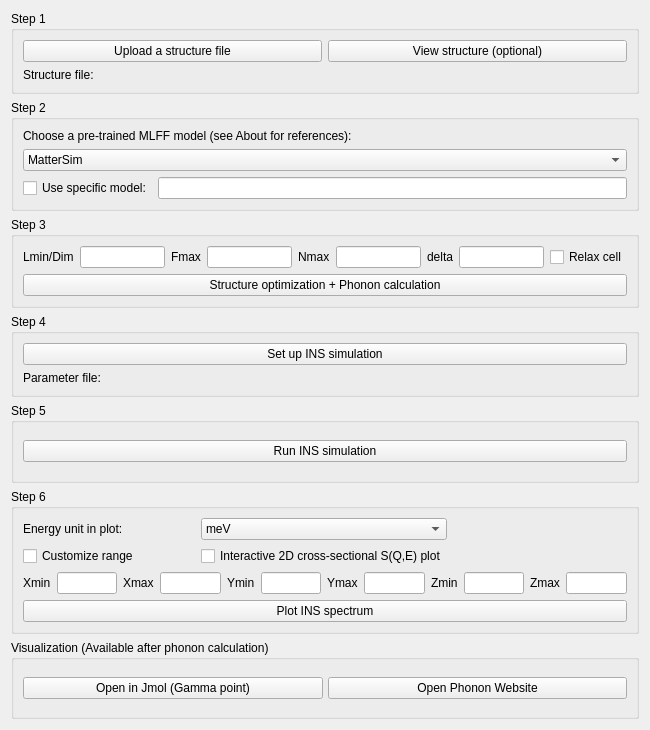
          <widget class="QWidget" name="scrollAreaWidgetContents_4">
           <property name="geometry">
            <rect>
             <x>0</x>
             <y>0</y>
             <width>650</width>
             <height>730</height>
            </rect>
           </property>
           <layout class="QVBoxLayout" name="verticalLayout_21">
            <item>
             <widget class="QGroupBox" name="groupBox_5">
              <property name="title">
               <string>Step 1</string>
              </property>
              <layout class="QVBoxLayout" name="verticalLayout_11">
               <item>
                <layout class="QHBoxLayout" name="horizontalLayout_6">
                 <item>
                  <widget class="QPushButton" name="pushButton_upload_structure_mlff">
                   <property name="sizePolicy">
                    <sizepolicy hsizetype="Minimum" vsizetype="Fixed">
                     <horstretch>0</horstretch>
                     <verstretch>0</verstretch>
                    </sizepolicy>
                   </property>
                   <property name="text">
                    <string>Upload a structure file</string>
                   </property>
                  </widget>
                 </item>
                 <item>
                  <widget class="QPushButton" name="pushButton_view_struc_mlff">
                   <property name="text">
                    <string>View structure (optional)</string>
                   </property>
                  </widget>
                 </item>
                </layout>
               </item>
               <item>
                <widget class="QLabel" name="label_structure_mlff">
                 <property name="text">
                  <string>Structure file:                                                                             </string>
                 </property>
                </widget>
               </item>
              </layout>
             </widget>
            </item>
            <item>
             <widget class="QGroupBox" name="groupBox_6">
              <property name="enabled">
               <bool>true</bool>
              </property>
              <property name="title">
               <string>Step 2</string>
              </property>
              <layout class="QVBoxLayout" name="verticalLayout_12">
               <item>
                <widget class="QLabel" name="label_30">
                 <property name="text">
                  <string>Choose a pre-trained MLFF model (see About for references):</string>
                 </property>
                </widget>
               </item>
               <item>
                <widget class="QComboBox" name="comboBox_mlff_model">
                 <item>
                  <property name="text">
                   <string>MatterSim</string>
                  </property>
                 </item>
                 <item>
                  <property name="text">
                   <string>SevenNet</string>
                  </property>
                 </item>
                </widget>
               </item>
               <item>
                <layout class="QHBoxLayout" name="horizontalLayout_2">
                 <item>
                  <widget class="QCheckBox" name="checkBox_mlff_model">
                   <property name="text">
                    <string>Use specific model:</string>
                   </property>
                  </widget>
                 </item>
                 <item>
                  <widget class="QLineEdit" name="lineEdit_mlff_model_name"/>
                 </item>
                </layout>
               </item>
              </layout>
             </widget>
            </item>
            <item>
             <widget class="QGroupBox" name="groupBox_7">
              <property name="title">
               <string>Step 3</string>
              </property>
              <layout class="QVBoxLayout" name="verticalLayout_18">
               <item>
                <layout class="QGridLayout" name="gridLayout_9">
                 <item row="0" column="2">
                  <widget class="QLabel" name="label_Fmax">
                   <property name="toolTip">
                    <string>Maximum force in relaxed structure (eV/A)</string>
                   </property>
                   <property name="text">
                    <string>Fmax</string>
                   </property>
                  </widget>
                 </item>
                 <item row="0" column="1">
                  <widget class="QLineEdit" name="lineEdit_lmin_mlff"/>
                 </item>
                 <item row="0" column="5">
                  <widget class="QLineEdit" name="lineEdit_nmax_mlff"/>
                 </item>
                 <item row="0" column="3">
                  <widget class="QLineEdit" name="lineEdit_fmax_mlff"/>
                 </item>
                 <item row="0" column="6">
                  <widget class="QLabel" name="label_delta">
                   <property name="toolTip">
                    <string>Step size for finite displacement calculation (A)</string>
                   </property>
                   <property name="text">
                    <string>delta</string>
                   </property>
                  </widget>
                 </item>
                 <item row="0" column="0">
                  <widget class="QLabel" name="label_Lmin">
                   <property name="toolTip">
                    <string>Minimum size of supercell (A) or supercell dimension in nx ny nz (the supercell will be nx*ny*nz of the unit cell)</string>
                   </property>
                   <property name="text">
                    <string>Lmin/Dim</string>
                   </property>
                  </widget>
                 </item>
                 <item row="0" column="7">
                  <widget class="QLineEdit" name="lineEdit_delta_mlff"/>
                 </item>
                 <item row="0" column="4">
                  <widget class="QLabel" name="label_Nmax">
                   <property name="toolTip">
                    <string>Maximum number of structural relaxation steps</string>
                   </property>
                   <property name="text">
                    <string>Nmax</string>
                   </property>
                  </widget>
                 </item>
                 <item row="0" column="8">
                  <widget class="QCheckBox" name="checkBox_relax_cell">
                   <property name="toolTip">
                    <string>Relax cell using calculated stresses in optimization</string>
                   </property>
                   <property name="text">
                    <string>Relax cell</string>
                   </property>
                  </widget>
                 </item>
                </layout>
               </item>
               <item>
                <widget class="QPushButton" name="pushButton_opt_phonon_mlff">
                 <property name="text">
                  <string>Structure optimization + Phonon calculation</string>
                 </property>
                </widget>
               </item>
              </layout>
             </widget>
            </item>
            <item>
             <widget class="QGroupBox" name="groupBox_8">
              <property name="title">
               <string>Step 4</string>
              </property>
              <layout class="QVBoxLayout" name="verticalLayout_16">
               <item>
                <widget class="QPushButton" name="pushButton_setup_oclimax_mlff">
                 <property name="text">
                  <string>Set up INS simulation</string>
                 </property>
                </widget>
               </item>
               <item>
                <widget class="QLabel" name="label_param_file_mlff">
                 <property name="text">
                  <string>Parameter file:</string>
                 </property>
                </widget>
               </item>
              </layout>
             </widget>
            </item>
            <item>
             <widget class="QGroupBox" name="groupBox_9">
              <property name="title">
               <string>Step 5</string>
              </property>
              <layout class="QVBoxLayout" name="verticalLayout_13">
               <item>
                <layout class="QHBoxLayout" name="horizontalLayout_5">
                 <item>
                  <widget class="QPushButton" name="pushButton_run_oclimax_mlff">
                   <property name="text">
                    <string>Run INS simulation</string>
                   </property>
                  </widget>
                 </item>
                </layout>
               </item>
              </layout>
             </widget>
            </item>
            <item>
             <widget class="QGroupBox" name="groupBox_10">
              <property name="title">
               <string>Step 6</string>
              </property>
              <layout class="QVBoxLayout" name="verticalLayout_15">
               <item>
                <layout class="QGridLayout" name="gridLayout_7">
                 <property name="rightMargin">
                  <number>180</number>
                 </property>
                 <item row="0" column="0">
                  <widget class="QLabel" name="label_9">
                   <property name="text">
                    <string>Energy unit in plot:</string>
                   </property>
                  </widget>
                 </item>
                 <item row="0" column="1">
                  <widget class="QComboBox" name="comboBox_plot_unit_mlff">
                   <item>
                    <property name="text">
                     <string>meV</string>
                    </property>
                   </item>
                   <item>
                    <property name="text">
                     <string>cm\u207B\u00B9</string>
                    </property>
                   </item>
                   <item>
                    <property name="text">
                     <string>THz</string>
                    </property>
                   </item>
                  </widget>
                 </item>
                 <item row="1" column="0">
                  <widget class="QCheckBox" name="checkBox_range_mlff">
                   <property name="toolTip">
                    <string>Check this to use customized axis ranges specified below</string>
                   </property>
                   <property name="text">
                    <string>Customize range</string>
                   </property>
                  </widget>
                 </item>
                 <item row="1" column="1">
                  <widget class="QCheckBox" name="checkBox_interactive_mlff">
                   <property name="text">
                    <string>Interactive 2D cross-sectional S(Q,E) plot</string>
                   </property>
                  </widget>
                 </item>
                </layout>
               </item>
               <item>
                <layout class="QGridLayout" name="gridLayout_8">
                 <item row="0" column="9">
                  <widget class="QLineEdit" name="lineEdit_zmin_mlff"/>
                 </item>
                 <item row="0" column="7">
                  <widget class="QLineEdit" name="lineEdit_ymax_mlff"/>
                 </item>
                 <item row="0" column="0">
                  <widget class="QLabel" name="label_20">
                   <property name="text">
                    <string>Xmin</string>
                   </property>
                  </widget>
                 </item>
                 <item row="0" column="10">
                  <widget class="QLabel" name="label_25">
                   <property name="text">
                    <string>Zmax</string>
                   </property>
                  </widget>
                 </item>
                 <item row="0" column="8">
                  <widget class="QLabel" name="label_22">
                   <property name="text">
                    <string>Zmin</string>
                   </property>
                  </widget>
                 </item>
                 <item row="0" column="6">
                  <widget class="QLabel" name="label_23">
                   <property name="text">
                    <string>Ymax</string>
                   </property>
                  </widget>
                 </item>
                 <item row="0" column="3">
                  <widget class="QLineEdit" name="lineEdit_xmax_mlff"/>
                 </item>
                 <item row="0" column="4">
                  <widget class="QLabel" name="label_21">
                   <property name="text">
                    <string>Ymin</string>
                   </property>
                  </widget>
                 </item>
                 <item row="0" column="1">
                  <widget class="QLineEdit" name="lineEdit_xmin_mlff"/>
                 </item>
                 <item row="0" column="2">
                  <widget class="QLabel" name="label_24">
                   <property name="text">
                    <string>Xmax</string>
                   </property>
                  </widget>
                 </item>
                 <item row="0" column="5">
                  <widget class="QLineEdit" name="lineEdit_ymin_mlff"/>
                 </item>
                 <item row="0" column="11">
                  <widget class="QLineEdit" name="lineEdit_zmax_mlff"/>
                 </item>
                </layout>
               </item>
               <item>
                <widget class="QPushButton" name="pushButton_plot_mlff">
                 <property name="text">
                  <string>Plot INS spectrum</string>
                 </property>
                </widget>
               </item>
              </layout>
             </widget>
            </item>
            <item>
             <widget class="QGroupBox" name="horizontalGroupBox">
              <property name="maximumSize">
               <size>
                <width>16777215</width>
                <height>16777215</height>
               </size>
              </property>
              <property name="title">
               <string>Visualization (Available after phonon calculation)</string>
              </property>
              <layout class="QHBoxLayout" name="horizontalLayout_11">
               <property name="spacing">
                <number>5</number>
               </property>
               <property name="topMargin">
                <number>5</number>
               </property>
               <property name="bottomMargin">
                <number>5</number>
               </property>
               <item>
                <widget class="QPushButton" name="pushButton_jmol_mlff">
                 <property name="toolTip">
                  <string>Open Gamma-point vibration modes in Jmol</string>
                 </property>
                 <property name="text">
                  <string>Open in Jmol (Gamma point)</string>
                 </property>
                </widget>
               </item>
               <item>
                <widget class="QPushButton" name="pushButton_phononweb_mlff">
                 <property name="toolTip">
                  <string>Open the Phonon Website with band.yaml ready to upload</string>
                 </property>
                 <property name="text">
                  <string>Open Phonon Website</string>
                 </property>
                </widget>
               </item>
              </layout>
             </widget>
            </item>
           </layout>
          </widget>
